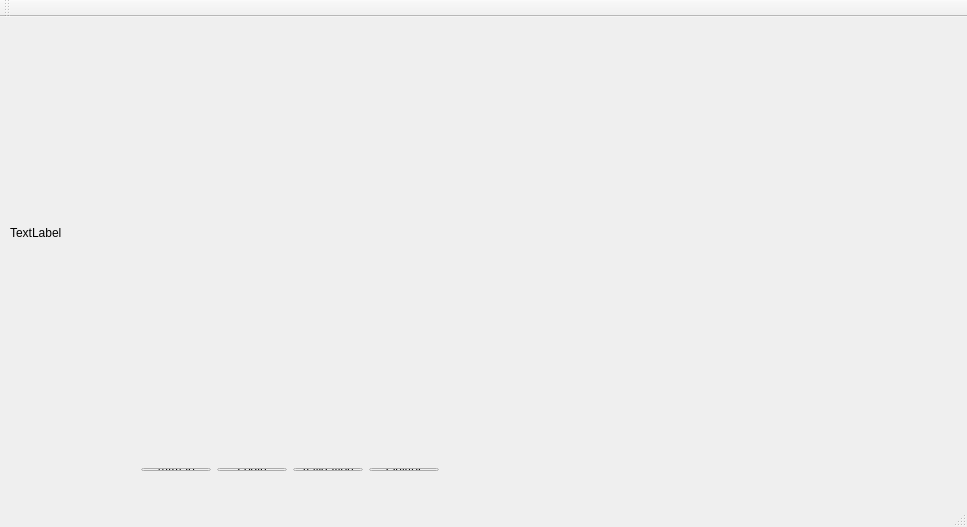
<?xml version="1.0" encoding="UTF-8"?>
<ui version="4.0">
 <class>MainWindow</class>
 <widget class="QMainWindow" name="MainWindow">
  <property name="enabled">
   <bool>true</bool>
  </property>
  <property name="geometry">
   <rect>
    <x>0</x>
    <y>0</y>
    <width>967</width>
    <height>527</height>
   </rect>
  </property>
  <property name="windowTitle">
   <string>MainWindow</string>
  </property>
  <widget class="QWidget" name="centralWidget">
   <widget class="QLabel" name="label">
    <property name="geometry">
     <rect>
      <x>10</x>
      <y>0</y>
      <width>951</width>
      <height>431</height>
     </rect>
    </property>
    <property name="autoFillBackground">
     <bool>true</bool>
    </property>
    <property name="text">
     <string>TextLabel</string>
    </property>
   </widget>
   <widget class="QWidget" name="layoutWidget">
    <property name="geometry">
     <rect>
      <x>130</x>
      <y>440</y>
      <width>320</width>
      <height>25</height>
     </rect>
    </property>
    <layout class="QHBoxLayout" name="horizontalLayout">
     <item>
      <widget class="QPushButton" name="btnMap">
       <property name="text">
        <string>Affmap</string>
       </property>
      </widget>
     </item>
     <item>
      <widget class="QPushButton" name="btnLogin">
       <property name="text">
        <string>Login</string>
       </property>
      </widget>
     </item>
     <item>
      <widget class="QPushButton" name="Btnvalidation">
       <property name="text">
        <string>Validation</string>
       </property>
      </widget>
     </item>
     <item>
      <widget class="QPushButton" name="cancel">
       <property name="text">
        <string>Quitter</string>
       </property>
      </widget>
     </item>
    </layout>
   </widget>
  </widget>
  <widget class="QMenuBar" name="menuBar">
   <property name="geometry">
    <rect>
     <x>0</x>
     <y>0</y>
     <width>967</width>
     <height>22</height>
    </rect>
   </property>
  </widget>
  <widget class="QToolBar" name="mainToolBar">
   <attribute name="toolBarArea">
    <enum>TopToolBarArea</enum>
   </attribute>
   <attribute name="toolBarBreak">
    <bool>false</bool>
   </attribute>
  </widget>
  <widget class="QStatusBar" name="statusBar"/>
 </widget>
 <layoutdefault spacing="6" margin="11"/>
 <resources/>
 <connections>
  <connection>
   <sender>cancel</sender>
   <signal>clicked()</signal>
   <receiver>MainWindow</receiver>
   <slot>close()</slot>
   <hints>
    <hint type="sourcelabel">
     <x>283</x>
     <y>504</y>
    </hint>
    <hint type="destinationlabel">
     <x>346</x>
     <y>498</y>
    </hint>
   </hints>
  </connection>
 </connections>
</ui>
